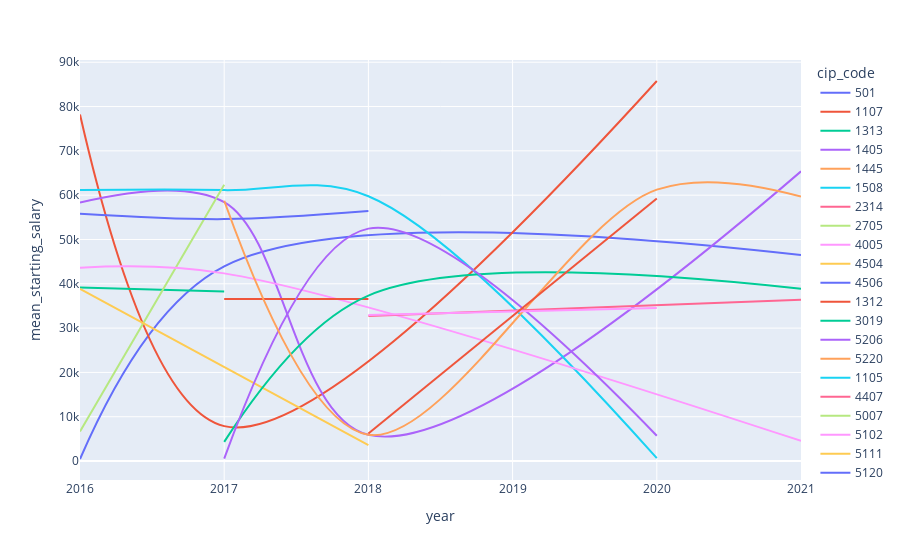

The cell this chart's notebook holds for it:
### Code cell
# Not Good

def reg_salary(prog_data, cip_list):
    
    fig_data = prog_data[prog_data['cip_code'].isin(cip_list)]
    salary = px.line(fig_data, x='year', y='mean_starting_salary', color='cip_code', line_shape='spline')
    
    return salary

reg_salary(bach_prog, sample_cips).show()

### Figure 1 — Plotly figure (JSON) as saved in the notebook; plotly's stock layout.template omitted (floating-point values rounded to 4 significant figures)
{"data": [{"hovertemplate": "cip_code=501<br>year=%{x}<br>mean_starting_salary=%{y}<extra></extra>", "legendgroup": "501", "line": {"color": "#636efa", "dash": "solid", "shape": "spline"}, "marker": {"symbol": "circle"}, "mode": "lines", "name": "501", "orientation": "v", "showlegend": true, "type": "scatter", "x": [2016, 2017, 2021], "xaxis": "x", "y": [464, 43955, 46499], "yaxis": "y"}, {"hovertemplate": "cip_code=1107<br>year=%{x}<br>mean_starting_salary=%{y}<extra></extra>", "legendgroup": "1107", "line": {"color": "#EF553B", "dash": "solid", "shape": "spline"}, "marker": {"symbol": "circle"}, "mode": "lines", "name": "1107", "orientation": "v", "showlegend": true, "type": "scatter", "x": [2016, 2017, 2020], "xaxis": "x", "y": [78199, 7883, 85766], "yaxis": "y"}, {"hovertemplate": "cip_code=1313<br>year=%{x}<br>mean_starting_salary=%{y}<extra></extra>", "legendgroup": "1313", "line": {"color": "#00cc96", "dash": "solid", "shape": "spline"}, "marker": {"symbol": "circle"}, "mode": "lines", "name": "1313", "orientation": "v", "showlegend": true, "type": "scatter", "x": [2016, 2017], "xaxis": "x", "y": [39193, 38275], "yaxis": "y"}, {"hovertemplate": "cip_code=1405<br>year=%{x}<br>mean_starting_salary=%{y}<extra></extra>", "legendgroup": "1405", "line": {"color": "#ab63fa", "dash": "solid", "shape": "spline"}, "marker": {"symbol": "circle"}, "mode": "lines", "name": "1405", "orientation": "v", "showlegend": true, "type": "scatter", "x": [2016, 2017, 2018, 2021], "xaxis": "x", "y": [58348, 58436, 5915, 65384], "yaxis": "y"}, {"hovertemplate": "cip_code=1445<br>year=%{x}<br>mean_starting_salary=%{y}<extra></extra>", "legendgroup": "1445", "line": {"color": "#FFA15A", "dash": "solid", "shape": "spline"}, "marker": {"symbol": "circle"}, "mode": "lines", "name": "1445", "orientation": "v", "showlegend": true, "type": "scatter", "x": [2016], "xaxis": "x", "y": [55166], "yaxis": "y"}, {"hovertemplate": "cip_code=1508<br>year=%{x}<br>mean_starting_salary=%{y}<extra></extra>", "legendgroup": "1508", "line": {"color": "#19d3f3", "dash": "solid", "shape": "spline"}, "marker": {"symbol": "circle"}, "mode": "lines", "name": "1508", "orientation": "v", "showlegend": true, "type": "scatter", "x": [2016, 2017, 2018, 2020], "xaxis": "x", "y": [61141, 61141, 59768, 658], "yaxis": "y"}, {"hovertemplate": "cip_code=2314<br>year=%{x}<br>mean_starting_salary=%{y}<extra></extra>", "legendgroup": "2314", "line": {"color": "#FF6692", "dash": "solid", "shape": "spline"}, "marker": {"symbol": "circle"}, "mode": "lines", "name": "2314", "orientation": "v", "showlegend": true, "type": "scatter", "x": [2016], "xaxis": "x", "y": [41559], "yaxis": "y"}, {"hovertemplate": "cip_code=2705<br>year=%{x}<br>mean_starting_salary=%{y}<extra></extra>", "legendgroup": "2705", "line": {"color": "#B6E880", "dash": "solid", "shape": "spline"}, "marker": {"symbol": "circle"}, "mode": "lines", "name": "2705", "orientation": "v", "showlegend": true, "type": "scatter", "x": [2016, 2017], "xaxis": "x", "y": [6648, 62375], "yaxis": "y"}, {"hovertemplate": "cip_code=4005<br>year=%{x}<br>mean_starting_salary=%{y}<extra></extra>", "legendgroup": "4005", "line": {"color": "#FF97FF", "dash": "solid", "shape": "spline"}, "marker": {"symbol": "circle"}, "mode": "lines", "name": "4005", "orientation": "v", "showlegend": true, "type": "scatter", "x": [2016, 2017, 2021], "xaxis": "x", "y": [43622, 42355, 4543], "yaxis": "y"}, {"hovertemplate": "cip_code=4504<br>year=%{x}<br>mean_starting_salary=%{y}<extra></extra>", "legendgroup": "4504", "line": {"color": "#FECB52", "dash": "solid", "shape": "spline"}, "marker": {"symbol": "circle"}, "mode": "lines", "name": "4504", "orientation": "v", "showlegend": true, "type": "scatter", "x": [2016, 2018], "xaxis": "x", "y": [38878, 3621], "yaxis": "y"}, {"hovertemplate": "cip_code=4506<br>year=%{x}<br>mean_starting_salary=%{y}<extra></extra>", "legendgroup": "4506", "line": {"color": "#636efa", "dash": "solid", "shape": "spline"}, "marker": {"symbol": "circle"}, "mode": "lines", "name": "4506", "orientation": "v", "showlegend": true, "type": "scatter", "x": [2016, 2017, 2018], "xaxis": "x", "y": [55812, 54598, 56423], "yaxis": "y"}, {"hovertemplate": "cip_code=1312<br>year=%{x}<br>mean_starting_salary=%{y}<extra></extra>", "legendgroup": "1312", "line": {"color": "#EF553B", "dash": "solid", "shape": "spline"}, "marker": {"symbol": "circle"}, "mode": "lines", "name": "1312", "orientation": "v", "showlegend": true, "type": "scatter", "x": [2017, 2018], "xaxis": "x", "y": [36576, 36562], "yaxis": "y"}, {"hovertemplate": "cip_code=3019<br>year=%{x}<br>mean_starting_salary=%{y}<extra></extra>", "legendgroup": "3019", "line": {"color": "#00cc96", "dash": "solid", "shape": "spline"}, "marker": {"symbol": "circle"}, "mode": "lines", "name": "3019", "orientation": "v", "showlegend": true, "type": "scatter", "x": [2017, 2018, 2021], "xaxis": "x", "y": [4325, 37335, 38861], "yaxis": "y"}, {"hovertemplate": "cip_code=5206<br>year=%{x}<br>mean_starting_salary=%{y}<extra></extra>", "legendgroup": "5206", "line": {"color": "#ab63fa", "dash": "solid", "shape": "spline"}, "marker": {"symbol": "circle"}, "mode": "lines", "name": "5206", "orientation": "v", "showlegend": true, "type": "scatter", "x": [2017, 2018, 2020], "xaxis": "x", "y": [539, 52448, 5725], "yaxis": "y"}, {"hovertemplate": "cip_code=5220<br>year=%{x}<br>mean_starting_salary=%{y}<extra></extra>", "legendgroup": "5220", "line": {"color": "#FFA15A", "dash": "solid", "shape": "spline"}, "marker": {"symbol": "circle"}, "mode": "lines", "name": "5220", "orientation": "v", "showlegend": true, "type": "scatter", "x": [2017, 2018, 2020, 2021], "xaxis": "x", "y": [58744, 5947, 61249, 59697], "yaxis": "y"}, {"hovertemplate": "cip_code=1105<br>year=%{x}<br>mean_starting_salary=%{y}<extra></extra>", "legendgroup": "1105", "line": {"color": "#19d3f3", "dash": "solid", "shape": "spline"}, "marker": {"symbol": "circle"}, "mode": "lines", "name": "1105", "orientation": "v", "showlegend": true, "type": "scatter", "x": [2018], "xaxis": "x", "y": [57442], "yaxis": "y"}, {"hovertemplate": "cip_code=4407<br>year=%{x}<br>mean_starting_salary=%{y}<extra></extra>", "legendgroup": "4407", "line": {"color": "#FF6692", "dash": "solid", "shape": "spline"}, "marker": {"symbol": "circle"}, "mode": "lines", "name": "4407", "orientation": "v", "showlegend": true, "type": "scatter", "x": [2018, 2021], "xaxis": "x", "y": [32734, 36375], "yaxis": "y"}, {"hovertemplate": "cip_code=5007<br>year=%{x}<br>mean_starting_salary=%{y}<extra></extra>", "legendgroup": "5007", "line": {"color": "#B6E880", "dash": "solid", "shape": "spline"}, "marker": {"symbol": "circle"}, "mode": "lines", "name": "5007", "orientation": "v", "showlegend": true, "type": "scatter", "x": [2018], "xaxis": "x", "y": [35369], "yaxis": "y"}, {"hovertemplate": "cip_code=5102<br>year=%{x}<br>mean_starting_salary=%{y}<extra></extra>", "legendgroup": "5102", "line": {"color": "#FF97FF", "dash": "solid", "shape": "spline"}, "marker": {"symbol": "circle"}, "mode": "lines", "name": "5102", "orientation": "v", "showlegend": true, "type": "scatter", "x": [2018, 2020], "xaxis": "x", "y": [32977, 34517], "yaxis": "y"}, {"hovertemplate": "cip_code=5111<br>year=%{x}<br>mean_starting_salary=%{y}<extra></extra>", "legendgroup": "5111", "line": {"color": "#FECB52", "dash": "solid", "shape": "spline"}, "marker": {"symbol": "circle"}, "mode": "lines", "name": "5111", "orientation": "v", "showlegend": true, "type": "scatter", "x": [2018], "xaxis": "x", "y": [31191], "yaxis": "y"}, {"hovertemplate": "cip_code=5120<br>year=%{x}<br>mean_starting_salary=%{y}<extra></extra>", "legendgroup": "5120", "line": {"color": "#636efa", "dash": "solid", "shape": "spline"}, "marker": {"symbol": "circle"}, "mode": "lines", "name": "5120", "orientation": "v", "showlegend": true, "type": "scatter", "x": [2018], "xaxis": "x", "y": [74496], "yaxis": "y"}, {"hovertemplate": "cip_code=5201<br>year=%{x}<br>mean_starting_salary=%{y}<extra></extra>", "legendgroup": "5201", "line": {"color": "#EF553B", "dash": "solid", "shape": "spline"}, "marker": {"symbol": "circle"}, "mode": "lines", "name": "5201", "orientation": "v", "showlegend": true, "type": "scatter", "x": [2018, 2020], "xaxis": "x", "y": [6224, 59231], "yaxis": "y"}], "layout": {"legend": {"title": {"text": "cip_code"}, "tracegroupgap": 0}, "margin": {"t": 60}, "xaxis": {"anchor": "y", "domain": [0, 1], "title": {"text": "year"}}, "yaxis": {"anchor": "x", "domain": [0, 1], "title": {"text": "mean_starting_salary"}}}}
